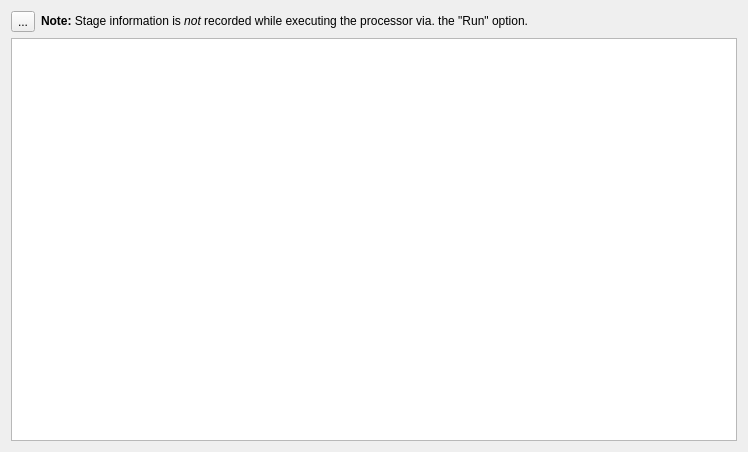
<?xml version="1.0" encoding="UTF-8"?>
<ui version="4.0">
 <class>Ripes::StageTableWidget</class>
 <widget class="QDialog" name="Ripes::StageTableWidget">
  <property name="geometry">
   <rect>
    <x>0</x>
    <y>0</y>
    <width>748</width>
    <height>452</height>
   </rect>
  </property>
  <property name="windowTitle">
   <string>Stage table</string>
  </property>
  <property name="windowIcon">
   <iconset>
    <normaloff>:/icons/logo.png</normaloff>:/icons/logo.png</iconset>
  </property>
  <layout class="QGridLayout" name="gridLayout">
   <item row="0" column="0">
    <layout class="QVBoxLayout" name="verticalLayout">
     <item>
      <layout class="QHBoxLayout" name="horizontalLayout">
       <item>
        <widget class="QToolButton" name="copy">
         <property name="toolTip">
          <string>Copy table to clipboard (tab sepearated)</string>
         </property>
         <property name="text">
          <string>...</string>
         </property>
         <property name="iconSize">
          <size>
           <width>24</width>
           <height>24</height>
          </size>
         </property>
         <property name="autoRaise">
          <bool>false</bool>
         </property>
         <property name="arrowType">
          <enum>Qt::NoArrow</enum>
         </property>
        </widget>
       </item>
       <item>
        <widget class="QLabel" name="label">
         <property name="text">
          <string>&lt;html&gt;&lt;head/&gt;&lt;body&gt;&lt;p&gt;&lt;span style=&quot; font-weight:600;&quot;&gt;Note: &lt;/span&gt;Stage information is &lt;span style=&quot; font-style:italic;&quot;&gt;not &lt;/span&gt;recorded while executing the processor via. the &amp;quot;Run&amp;quot; option.&lt;/p&gt;&lt;/body&gt;&lt;/html&gt;</string>
         </property>
         <property name="textFormat">
          <enum>Qt::RichText</enum>
         </property>
        </widget>
       </item>
       <item>
        <spacer name="horizontalSpacer">
         <property name="orientation">
          <enum>Qt::Horizontal</enum>
         </property>
         <property name="sizeHint" stdset="0">
          <size>
           <width>40</width>
           <height>20</height>
          </size>
         </property>
        </spacer>
       </item>
      </layout>
     </item>
     <item>
      <widget class="QTableView" name="stageTableView"/>
     </item>
    </layout>
   </item>
  </layout>
 </widget>
 <resources/>
 <connections/>
</ui>
